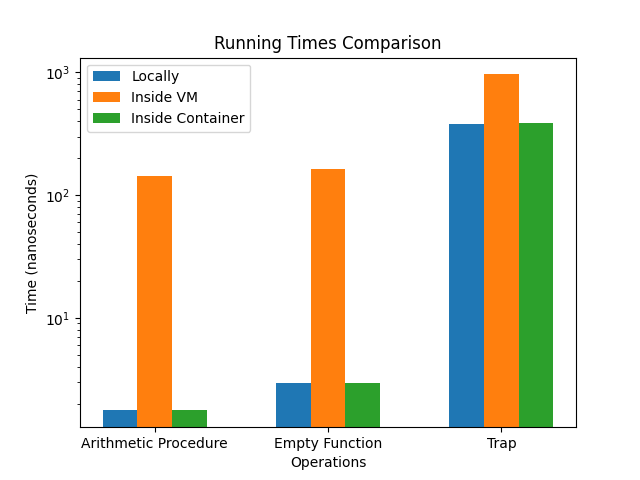

Python code for this plot:
import plotly.graph_objects as go
import plotly.express as px
import numpy as np
import matplotlib.pyplot as plt


results = {
    'Locally': {
        'arithmetic': 1.77833,
        'empty': 2.93947,
        'trap': 382.805
    },
    'Inside Container': {
        'arithmetic': 2.00233,
        'empty': 2.96041,
        'trap': 382.829
    },
    'Inside VM': {
        'arithmetic': 143.663,
        'empty': 164.476,
        'trap': 963.279
    }
}

def draw_graph(results):
    # Prepare the data
    operations = ['Arithmetic Procedure', 'Empty Function', 'Trap']
    machine_names = ['Locally', 'Inside VM', 'Inside Container']
    times = []
    for machine in machine_names:
        machine_times = [results[machine]['arithmetic'],
                         results[machine]['empty'], results[machine]['trap']]
        times.append(machine_times)

    # Set the width of the bars
    bar_width = 0.2

    # Set the positions of the bars on the x-axis
    r1 = np.arange(len(times[0]))
    r2 = [x + bar_width for x in r1]
    r3 = [x + bar_width for x in r2]

    # Create a bar chart
    plt.bar(r1, times[0], width=bar_width, label=machine_names[0])
    plt.bar(r2, times[1], width=bar_width, label=machine_names[1])
    plt.bar(r3, times[2], width=bar_width, label=machine_names[2])

    # Set the axes labels and title
    plt.xlabel('Operations')
    plt.ylabel('Time (nanoseconds)')
    plt.title('Running Times Comparison')

    # Set the x-axis tick labels
    plt.xticks([r + bar_width for r in range(len(times[0]))], operations)

    plt.yscale('log')

    # Show the legend
    plt.legend()

    # Show the graph
    plt.show()

if __name__ == '__main__':
    draw_graph(results)
